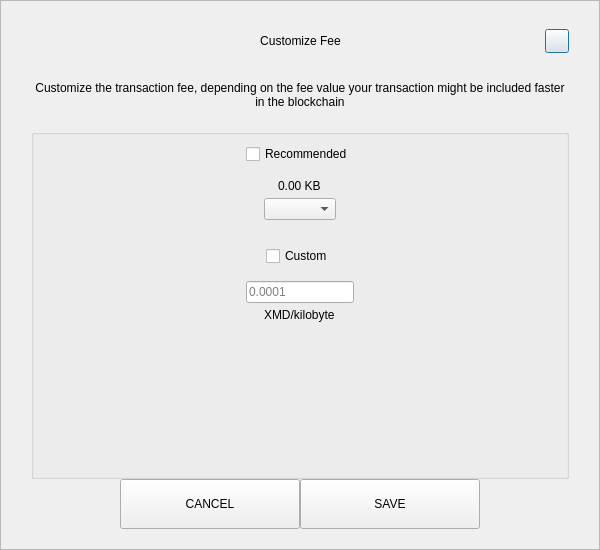
<?xml version="1.0" encoding="UTF-8"?>
<ui version="4.0">
 <class>SendCustomFeeDialog</class>
 <widget class="QDialog" name="SendCustomFeeDialog">
  <property name="geometry">
   <rect>
    <x>0</x>
    <y>0</y>
    <width>600</width>
    <height>550</height>
   </rect>
  </property>
  <property name="windowTitle">
   <string>Form</string>
  </property>
  <layout class="QVBoxLayout" name="verticalLayout_3">
   <property name="spacing">
    <number>0</number>
   </property>
   <property name="leftMargin">
    <number>0</number>
   </property>
   <property name="topMargin">
    <number>0</number>
   </property>
   <property name="rightMargin">
    <number>0</number>
   </property>
   <property name="bottomMargin">
    <number>0</number>
   </property>
   <item>
    <widget class="QFrame" name="frame">
     <property name="styleSheet">
      <string notr="true"/>
     </property>
     <property name="frameShape">
      <enum>QFrame::StyledPanel</enum>
     </property>
     <property name="frameShadow">
      <enum>QFrame::Raised</enum>
     </property>
     <layout class="QVBoxLayout" name="verticalLayout_2">
      <property name="spacing">
       <number>0</number>
      </property>
      <property name="leftMargin">
       <number>30</number>
      </property>
      <property name="topMargin">
       <number>20</number>
      </property>
      <property name="rightMargin">
       <number>30</number>
      </property>
      <property name="bottomMargin">
       <number>20</number>
      </property>
      <item>
       <layout class="QHBoxLayout" name="horizontalLayout_3">
        <property name="spacing">
         <number>0</number>
        </property>
        <item>
         <spacer name="horizontalSpacer_21">
          <property name="orientation">
           <enum>Qt::Horizontal</enum>
          </property>
          <property name="sizeHint" stdset="0">
           <size>
            <width>40</width>
            <height>20</height>
           </size>
          </property>
         </spacer>
        </item>
        <item>
         <widget class="QLabel" name="labelTitle">
          <property name="minimumSize">
           <size>
            <width>0</width>
            <height>40</height>
           </size>
          </property>
          <property name="maximumSize">
           <size>
            <width>16777215</width>
            <height>40</height>
           </size>
          </property>
          <property name="styleSheet">
           <string notr="true">padding-left:24px;</string>
          </property>
          <property name="text">
           <string>Customize Fee</string>
          </property>
          <property name="alignment">
           <set>Qt::AlignCenter</set>
          </property>
          <property name="margin">
           <number>7</number>
          </property>
         </widget>
        </item>
        <item>
         <spacer name="horizontalSpacer">
          <property name="orientation">
           <enum>Qt::Horizontal</enum>
          </property>
          <property name="sizeHint" stdset="0">
           <size>
            <width>40</width>
            <height>20</height>
           </size>
          </property>
         </spacer>
        </item>
        <item>
         <widget class="QPushButton" name="btnEsc">
          <property name="minimumSize">
           <size>
            <width>24</width>
            <height>24</height>
           </size>
          </property>
          <property name="maximumSize">
           <size>
            <width>24</width>
            <height>24</height>
           </size>
          </property>
          <property name="text">
           <string/>
          </property>
         </widget>
        </item>
       </layout>
      </item>
      <item>
       <spacer name="verticalSpacer_2">
        <property name="orientation">
         <enum>Qt::Vertical</enum>
        </property>
        <property name="sizeType">
         <enum>QSizePolicy::Fixed</enum>
        </property>
        <property name="sizeHint" stdset="0">
         <size>
          <width>20</width>
          <height>20</height>
         </size>
        </property>
       </spacer>
      </item>
      <item>
       <widget class="QLabel" name="labelMessage">
        <property name="text">
         <string>Customize the transaction fee, depending on the fee value your transaction might be included faster in the blockchain</string>
        </property>
        <property name="alignment">
         <set>Qt::AlignCenter</set>
        </property>
        <property name="wordWrap">
         <bool>true</bool>
        </property>
       </widget>
      </item>
      <item>
       <spacer name="verticalSpacer_3">
        <property name="orientation">
         <enum>Qt::Vertical</enum>
        </property>
        <property name="sizeType">
         <enum>QSizePolicy::Fixed</enum>
        </property>
        <property name="sizeHint" stdset="0">
         <size>
          <width>20</width>
          <height>20</height>
         </size>
        </property>
       </spacer>
      </item>
      <item>
       <widget class="QGroupBox" name="groupBox">
        <property name="title">
         <string/>
        </property>
        <layout class="QVBoxLayout" name="verticalLayout">
         <property name="leftMargin">
          <number>12</number>
         </property>
         <property name="rightMargin">
          <number>12</number>
         </property>
         <item>
          <layout class="QVBoxLayout" name="verticalLayout_4">
           <property name="spacing">
            <number>5</number>
           </property>
           <item alignment="Qt::AlignHCenter">
            <widget class="QCheckBox" name="checkBoxRecommended">
             <property name="text">
              <string>Recommended</string>
             </property>
            </widget>
           </item>
           <item>
            <spacer name="verticalSpacer_5">
             <property name="orientation">
              <enum>Qt::Vertical</enum>
             </property>
             <property name="sizeType">
              <enum>QSizePolicy::Fixed</enum>
             </property>
             <property name="sizeHint" stdset="0">
              <size>
               <width>20</width>
               <height>10</height>
              </size>
             </property>
            </spacer>
           </item>
           <item alignment="Qt::AlignHCenter">
            <widget class="QLabel" name="labelFee">
             <property name="text">
              <string>0.00 KB</string>
             </property>
            </widget>
           </item>
           <item alignment="Qt::AlignHCenter">
            <widget class="QComboBox" name="comboBoxRecommended"/>
           </item>
          </layout>
         </item>
         <item>
          <spacer name="verticalSpacer">
           <property name="orientation">
            <enum>Qt::Vertical</enum>
           </property>
           <property name="sizeType">
            <enum>QSizePolicy::Fixed</enum>
           </property>
           <property name="sizeHint" stdset="0">
            <size>
             <width>20</width>
             <height>20</height>
            </size>
           </property>
          </spacer>
         </item>
         <item>
          <layout class="QVBoxLayout" name="verticalLayout_5">
           <property name="spacing">
            <number>5</number>
           </property>
           <item alignment="Qt::AlignHCenter">
            <widget class="QCheckBox" name="checkBoxCustom">
             <property name="text">
              <string>Custom</string>
             </property>
            </widget>
           </item>
           <item>
            <spacer name="verticalSpacer_6">
             <property name="orientation">
              <enum>Qt::Vertical</enum>
             </property>
             <property name="sizeType">
              <enum>QSizePolicy::Fixed</enum>
             </property>
             <property name="sizeHint" stdset="0">
              <size>
               <width>20</width>
               <height>10</height>
              </size>
             </property>
            </spacer>
           </item>
           <item alignment="Qt::AlignHCenter">
            <widget class="QLineEdit" name="lineEditCustomFee">
             <property name="placeholderText">
              <string notr="true">0.0001</string>
             </property>
            </widget>
           </item>
           <item alignment="Qt::AlignHCenter">
            <widget class="QLabel" name="labelCustomFee">
             <property name="text">
              <string>XMD/kilobyte</string>
             </property>
            </widget>
           </item>
          </layout>
         </item>
         <item>
          <spacer name="verticalSpacer_4">
           <property name="orientation">
            <enum>Qt::Vertical</enum>
           </property>
           <property name="sizeHint" stdset="0">
            <size>
             <width>20</width>
             <height>40</height>
            </size>
           </property>
          </spacer>
         </item>
        </layout>
       </widget>
      </item>
      <item>
       <layout class="QHBoxLayout" name="horizontalLayout" stretch="1,2,2,1">
        <item>
         <spacer name="horizontalSpacer1">
          <property name="orientation">
           <enum>Qt::Horizontal</enum>
          </property>
          <property name="sizeHint" stdset="0">
           <size>
            <width>40</width>
            <height>20</height>
           </size>
          </property>
         </spacer>
        </item>
        <item>
         <widget class="QPushButton" name="btnCancel">
          <property name="minimumSize">
           <size>
            <width>180</width>
            <height>50</height>
           </size>
          </property>
          <property name="focusPolicy">
           <enum>Qt::NoFocus</enum>
          </property>
          <property name="text">
           <string>CANCEL</string>
          </property>
         </widget>
        </item>
        <item>
         <widget class="QPushButton" name="btnSave">
          <property name="minimumSize">
           <size>
            <width>180</width>
            <height>50</height>
           </size>
          </property>
          <property name="focusPolicy">
           <enum>Qt::NoFocus</enum>
          </property>
          <property name="text">
           <string>SAVE</string>
          </property>
         </widget>
        </item>
        <item>
         <spacer name="horizontalSpacer_2">
          <property name="orientation">
           <enum>Qt::Horizontal</enum>
          </property>
          <property name="sizeHint" stdset="0">
           <size>
            <width>40</width>
            <height>20</height>
           </size>
          </property>
         </spacer>
        </item>
       </layout>
      </item>
     </layout>
    </widget>
   </item>
  </layout>
 </widget>
 <resources/>
 <connections/>
</ui>
